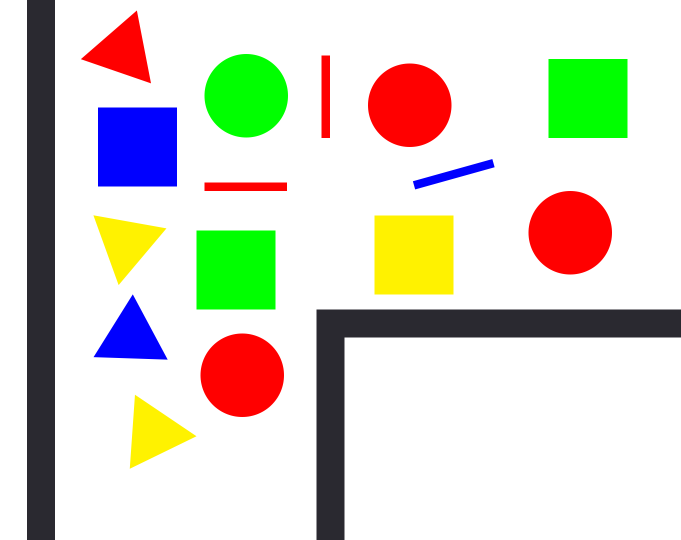
#> input picture task3/Task Pictures/test1.png, 1362 x 1080 px (shown at 1/2 size)
$ python -i color.py   (imports and definitions only)
#> lines starting #> are read from the running program, lines starting #| are printed output that depends on the picture; after the words box and inside, x2 and y2 are one past the last pixel; in counts of white or black regions, pixels touching at a corner belong together
#> further down, picture is the input picture: shape (1080, 1362, 3); mean B, G, R 203.4, 216.1, 218.1
# Importing libraries
import cv2
import numpy as np
import matplotlib.pyplot as plt

# class for colors
class color:
    # Creating instrutor
    def __init__(self) -> None:
        pass
    # Fn to get the color
    def getcolor(self,rgb_img):
        # Detecting colors
        # Detecting red, green, blue, yellow
        lower=np.array([[50,0,0],                      #lower red
                        [0,50,0],                      #lower green
                        [0,0,50],                      #lower blue
                        [50,50,0],],dtype=np.uint8)    #lower yellow
        upper=np.array([[255,50,50],                   #upper red
                        [50,255,50],                   #upper green
                        [50,50,255],                   #upper blue
                        [255,255,50],],dtype=np.uint8) #upper yellow
        color=np.array(['Red','Green','Blue','Yellow'])   # array to write label with
        # Looping with number of detected colors, Lines color is not included
        for i in range(4):
            # mask to get the each color of the chosen one
            mask=cv2.inRange(rgb_img,lower[i],upper[i])
            #findContours to get contour of each color
            conColors,_ = cv2.findContours(mask,
                                    cv2.RETR_TREE,cv2.CHAIN_APPROX_SIMPLE)
            #Looping with number of contours neglecting errors
            #with limit less than 200 and more than 10000
            for col in (conColors):
                aree=cv2.contourArea(col)
                if (aree<200 or aree>100000):
                    continue
                # finding center point of each shape
                M = cv2.moments(col)
                if M['m00'] != 0.0:
                    x = int(M['m10']/M['m00'])
                    y = int(M['m01']/M['m00'])
                    if(i==0):
                        y=y+15
                # Typing each color with its (i) from the color array
                cv2.putText(rgb_img,color[i], (x, y),
                            cv2.FONT_HERSHEY_SIMPLEX, 0.8, (0,0,0), 2)
#> this loop made 4 passes
#> conColors on pass 4: 6 contours, all with area under 20
#> pass 1, in getcolor, `mask=cv2.inRange(rgb_img,lower[i],upper[i])`:
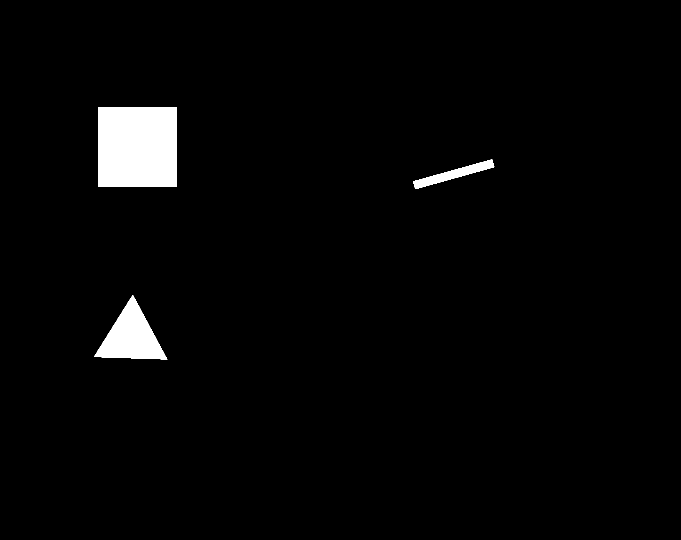
#> mask: shape (1080, 1362) (shown at 1/2 size); 2.5% white; 3 white regions, box (x1, y1, x2, y2) and area: (196, 215, 354, 373) 24964, (188, 590, 335, 719) 9376, (826, 319, 989, 378) 2699
#> pass 2, in getcolor, `mask=cv2.inRange(rgb_img,lower[i],upper[i])`:
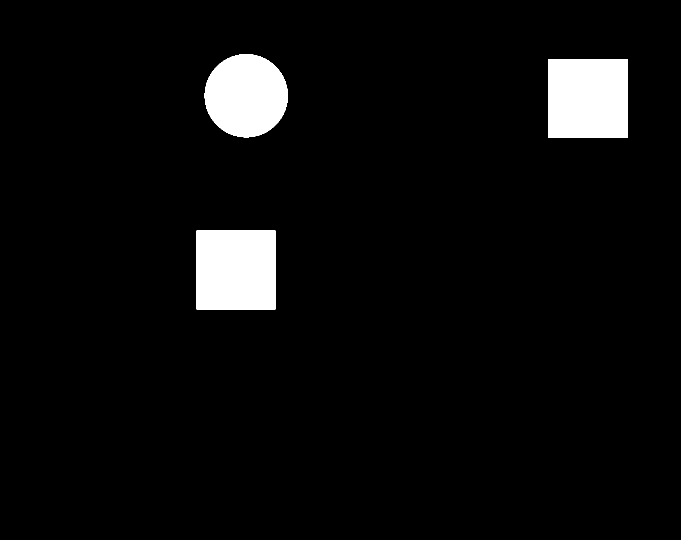
#> mask: shape (1080, 1362) (shown at 1/2 size); 4.9% white; 3 white regions, box (x1, y1, x2, y2) and area: (1097, 118, 1255, 276) 24964, (393, 461, 551, 619) 24964, (409, 108, 576, 275) 21761
#> pass 3, in getcolor, `mask=cv2.inRange(rgb_img,lower[i],upper[i])`:
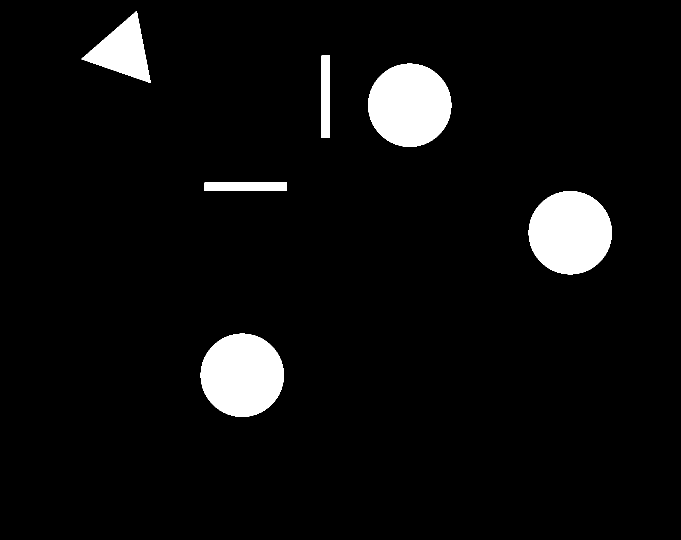
#> mask: shape (1080, 1362) (shown at 1/2 size); 5.5% white; 6 white regions, box (x1, y1, x2, y2) and area: (736, 127, 903, 294) 21761, (1057, 382, 1224, 549) 21761, (401, 667, 568, 834) 21761, (163, 22, 301, 166) 9417, (643, 111, 660, 276) 2805, (409, 365, 574, 382) 2805
#> after the loop:
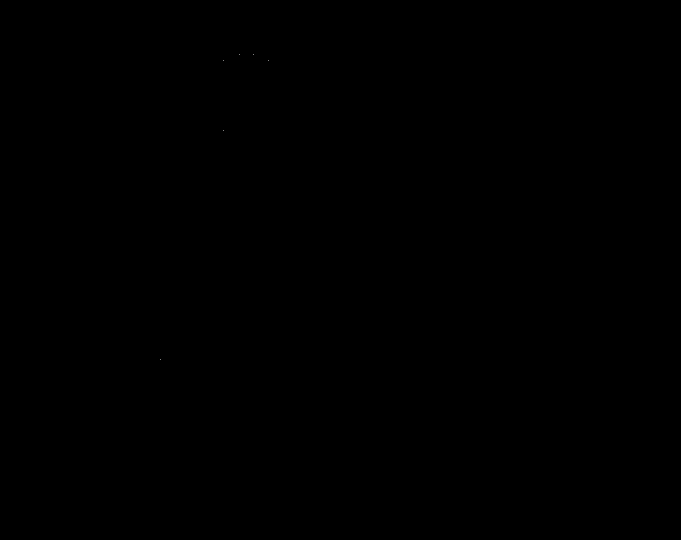
#> mask: shape (1080, 1362) (shown at 1/2 size); 0% white in thin lines or dots, all inside (x1, y1, x2, y2) = (321, 109, 538, 719)

>>> import cv2
>>> picture = cv2.imread('Task Pictures/test1.png')
>>> result = color().getcolor(picture)

$ run again, on task3/Task Pictures/test2.png
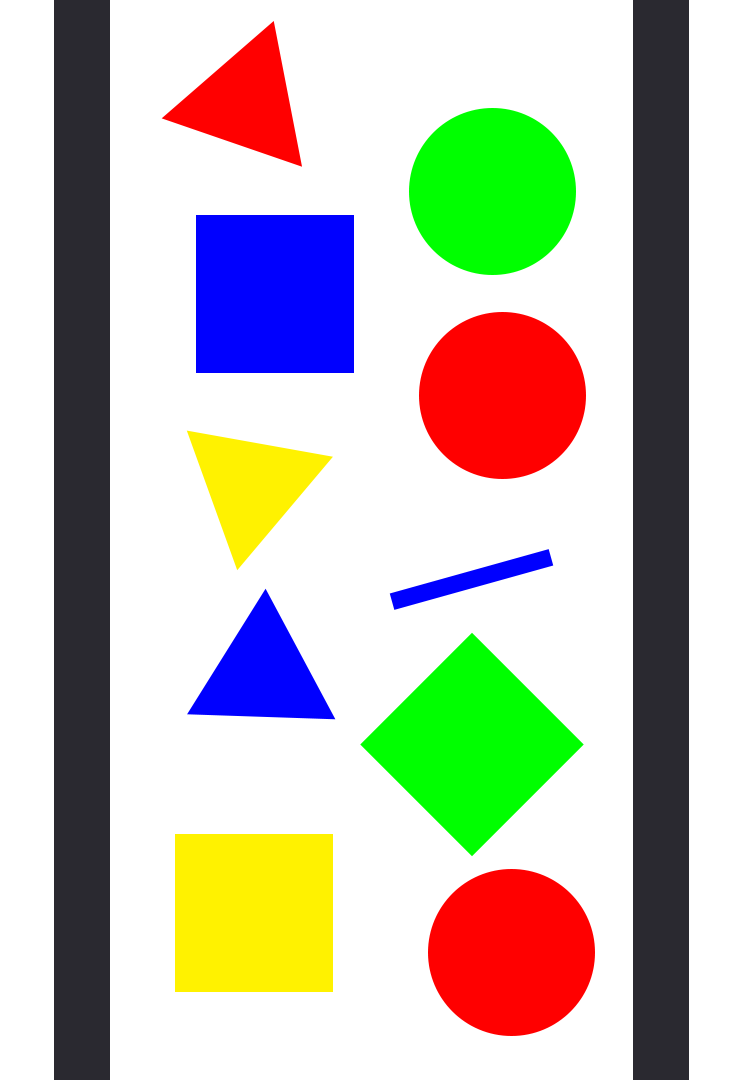
#> input picture task3/Task Pictures/test2.png, 750 x 1080 px
#> picture is the input picture: shape (1080, 750, 3); mean B, G, R 181.7, 194, 196.7
#> the loop in getcolor, `for i in range(4):` made 4 passes
#> conColors on pass 4: 6 contours, all with area under 20
#> pass 1, in getcolor, `mask=cv2.inRange(rgb_img,lower[i],upper[i])`:
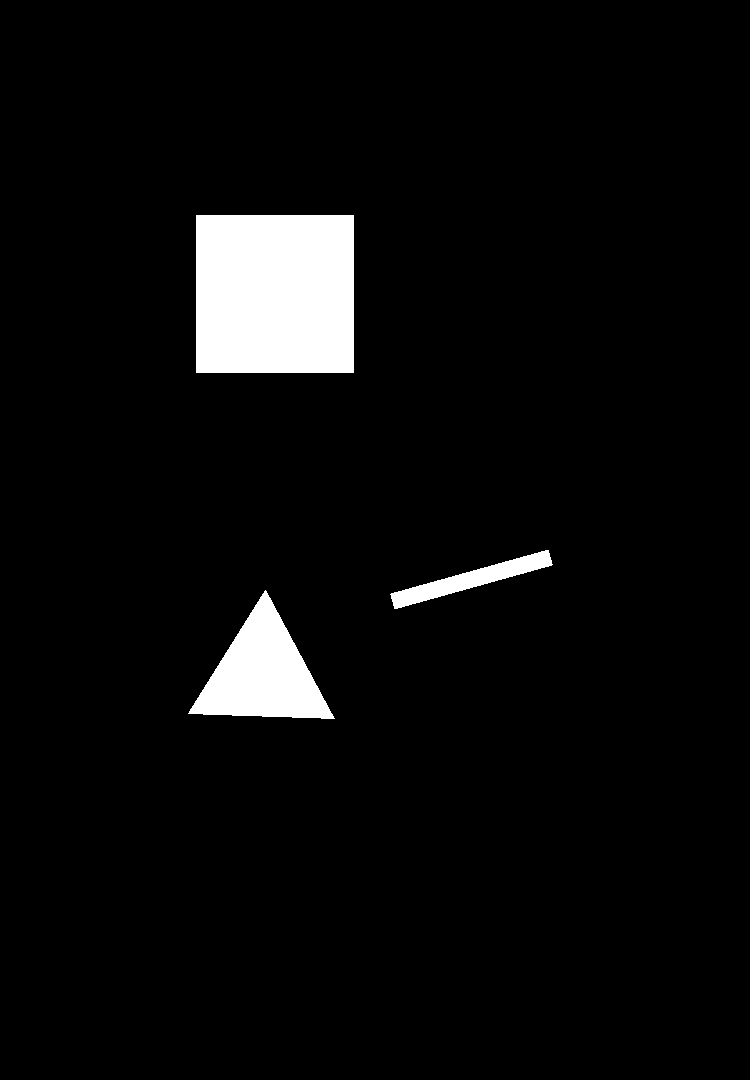
#> mask: shape (1080, 750); 4.6% white; 3 white regions, box (x1, y1, x2, y2) and area: (196, 215, 354, 373) 24964, (188, 590, 335, 719) 9376, (390, 550, 553, 609) 2699
#> pass 3, in getcolor, `mask=cv2.inRange(rgb_img,lower[i],upper[i])`:
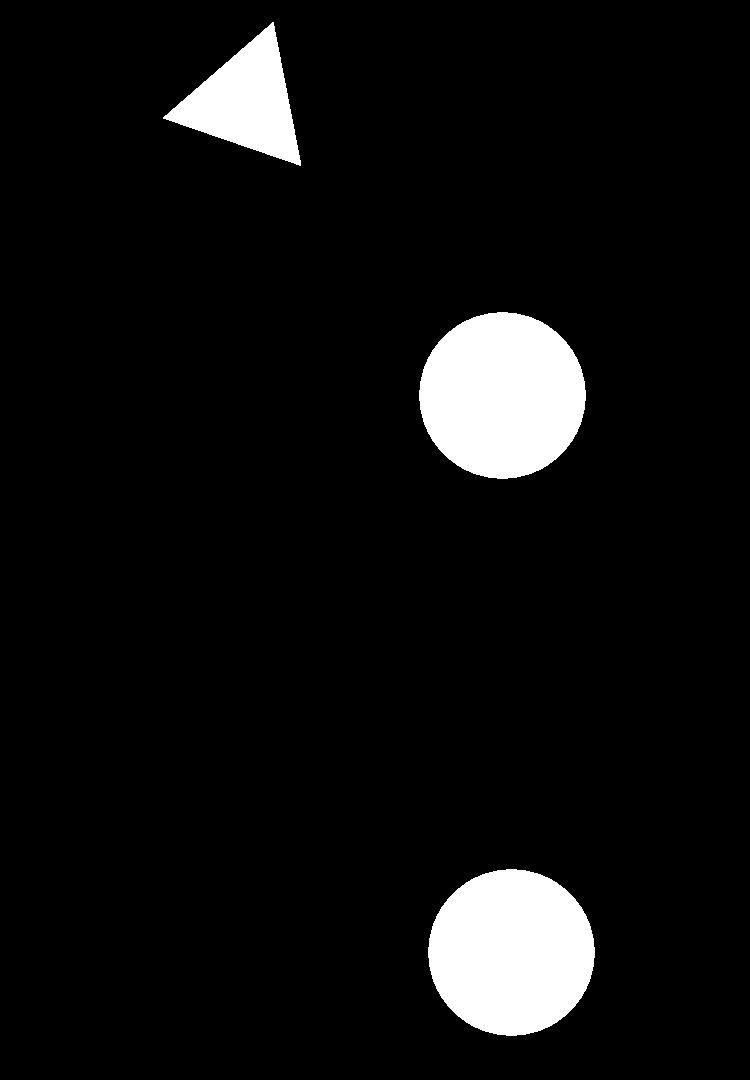
#> mask: shape (1080, 750); 6.5% white; 3 white regions, box (x1, y1, x2, y2) and area: (419, 312, 586, 479) 21761, (428, 869, 595, 1036) 21761, (163, 22, 301, 166) 9417

$ run again, on task3/Task Pictures/test3.png
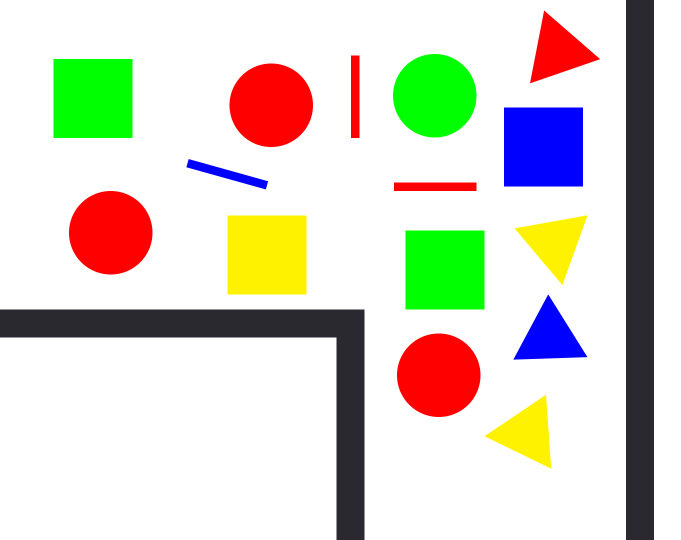
#> input picture task3/Task Pictures/test3.png, 1362 x 1080 px (shown at 1/2 size)
#> picture is the input picture: shape (1080, 1362, 3); mean B, G, R 203.4, 216.1, 218.1
#> the loop in getcolor, `for i in range(4):` made 4 passes
#> conColors on pass 4: 6 contours, all with area under 20
#> pass 1, in getcolor, `mask=cv2.inRange(rgb_img,lower[i],upper[i])`:
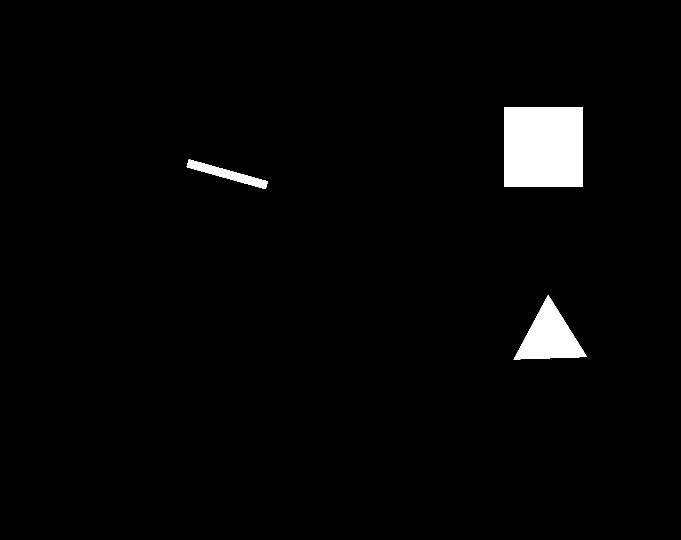
#> mask: shape (1080, 1362) (shown at 1/2 size); 2.5% white; 3 white regions, box (x1, y1, x2, y2) and area: (1008, 215, 1166, 373) 24964, (1027, 590, 1174, 719) 9376, (373, 319, 536, 378) 2699
#> pass 3, in getcolor, `mask=cv2.inRange(rgb_img,lower[i],upper[i])`:
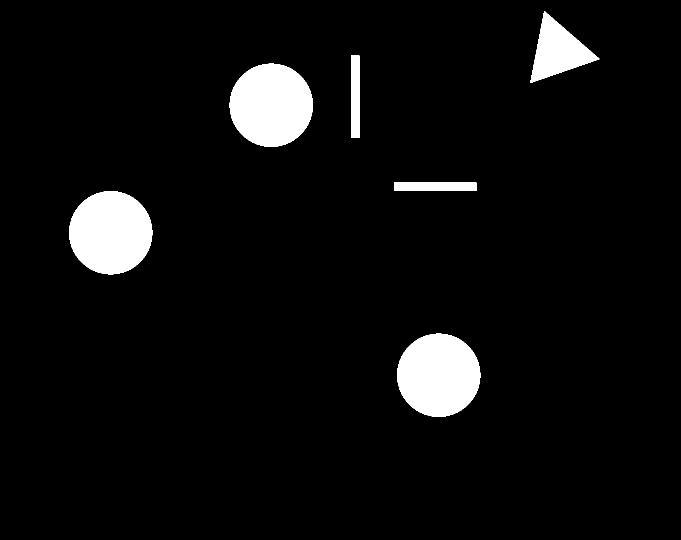
#> mask: shape (1080, 1362) (shown at 1/2 size); 5.5% white; 6 white regions, box (x1, y1, x2, y2) and area: (459, 127, 626, 294) 21761, (138, 382, 305, 549) 21761, (794, 667, 961, 834) 21761, (1061, 22, 1199, 166) 9417, (702, 111, 719, 276) 2805, (788, 365, 953, 382) 2805
